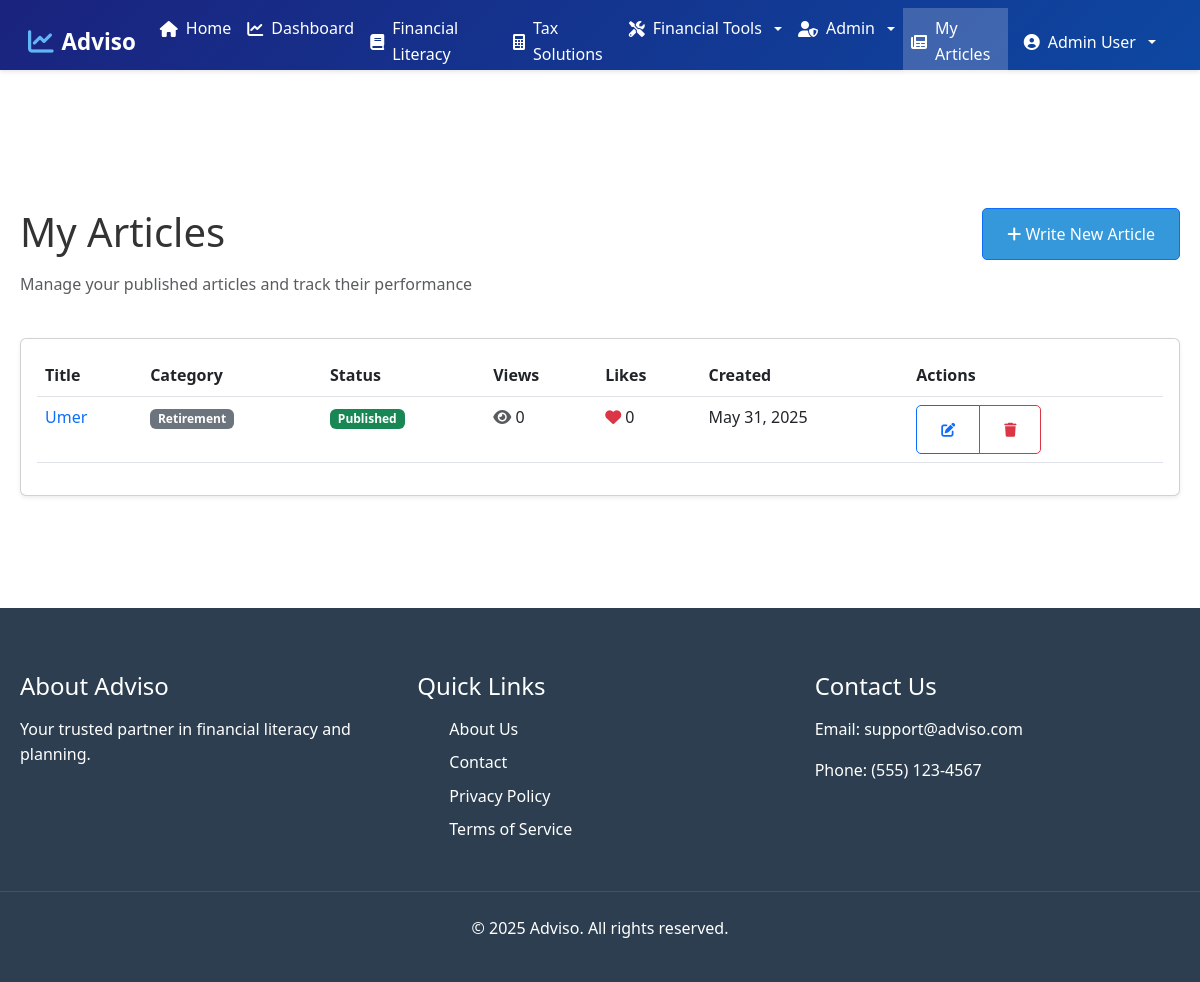
Screenshot of /my-articles.php (signed in) with the database file from the repository.
### tables this page shows
CREATE TABLE `articles` (
  `id` int(11) NOT NULL,
  `title` varchar(255) NOT NULL,
  `slug` varchar(255) NOT NULL,
  `content` text NOT NULL,
  `author_id` int(11) NOT NULL,
  `category_id` int(11) NOT NULL,
  `status` enum('draft','pending','published','rejected','revision_needed') NOT NULL DEFAULT 'draft',
  `moderator_feedback` text DEFAULT NULL,
  `moderated_by` int(11) DEFAULT NULL,
  `moderated_at` timestamp NULL DEFAULT NULL,
  `created_at` timestamp NOT NULL DEFAULT current_timestamp(),
  `updated_at` timestamp NOT NULL DEFAULT current_timestamp() ON UPDATE current_timestamp()
);

CREATE TABLE `categories` (
  `id` int(11) NOT NULL,
  `name` varchar(100) NOT NULL,
  `slug` varchar(100) NOT NULL,
  `description` text DEFAULT NULL,
  `created_at` timestamp NOT NULL DEFAULT current_timestamp(),
  `updated_at` timestamp NOT NULL DEFAULT current_timestamp() ON UPDATE current_timestamp()
);

### my-articles.php (the view, shortened to what this page needs)
<?php
require_once 'includes/config.php';
include 'includes/header.php';
$user_id = $_SESSION['user_id'];
$stmt = $conn->prepare("
    SELECT a.*, c.name as category_name,
           COALESCE((SELECT COUNT(*) FROM article_views WHERE article_id = a.id), 0) as views,
           COALESCE((SELECT COUNT(*) FROM article_likes WHERE article_id = a.id), 0) as likes
    FROM articles a
    LEFT JOIN categories c ON a.category_id = c.id
    WHERE a.author_id = ?
    ORDER BY a.created_at DESC
");
$stmt->bind_param("i", $user_id);
$stmt->execute();
$result = $stmt->get_result();
?>
<div class="container py-5">
    <div class="row mb-4">
        <div class="col-md-8">
            <h1 class="mb-3">My Articles</h1>
            <p class="text-muted">Manage your published articles and track their performance</p>
        </div>
        <div class="col-md-4 text-end">
            <a href="write-article.php" class="btn btn-primary">
                <i class="fas fa-plus"></i> Write New Article
            </a>
        </div>
    </div>
    <div class="row">
        <div class="col-12">
            <div class="card shadow-sm">
                <div class="card-body">
                    <?php if ($result->num_rows > 0): ?>
                        <div class="table-responsive">
                            <table class="table table-hover">
                                <thead>
                                    <tr>
                                        <th>Title</th>
                                        <th>Category</th>
                                        <th>Status</th>
                                        <th>Views</th>
                                        <th>Likes</th>
                                        <th>Created</th>
                                        <th>Actions</th>
                                    </tr>
                                </thead>
                                <tbody>
                                    <?php while ($article = $result->fetch_assoc()): ?>
                                        <tr>
                                            <td>
                                                <a href="article.php?id=<?php echo $article['id']; ?>" class="text-decoration-none">
                                                    <?php echo htmlspecialchars($article['title']); ?>
                                                </a>
                                            </td>
                                            <td>
                                                <span class="badge bg-secondary">
                                                    <?php echo htmlspecialchars($article['category_name']); ?>
                                                </span>
                                            </td>
                                            <td>
                                                <?php if ($article['status'] === 'published'): ?>
                                                    <span class="badge bg-success">Published</span>
                                                <?php elseif ($article['status'] === 'draft'): ?>
                                                    <span class="badge bg-warning">Draft</span>
                                                <?php else: ?>
                                                    <span class="badge bg-info">Under Review</span>
                                                <?php endif; ?>
                                            </td>
                                            <td>
                                                <i class="fas fa-eye text-muted"></i>
                                                <?php echo number_format($article['views']); ?>
                                            </td>
                                            <td>
                                                <i class="fas fa-heart text-danger"></i>
                                                <?php echo number_format($article['likes']); ?>
                                            </td>
                                            <td>
                                                <?php echo date('M d, Y', strtotime($article['created_at'])); ?>
                                            </td>
                                            <td>
                                                <div class="btn-group">
                                                    <a href="edit-article.php?id=<?php echo $article['id']; ?>"
                                                       class="btn btn-sm btn-outline-primary">
                                                        <i class="fas fa-edit"></i>
                                                    </a>
                                                    <button type="button"
                                                            class="btn btn-sm btn-outline-danger"
                                                            data-bs-toggle="modal"
                                                            data-bs-target="#deleteModal<?php echo $article['id']; ?>">
                                                        <i class="fas fa-trash"></i>
                                                    </button>
                                                </div>
                                            </td>
                                        </tr>
                                    <?php endwhile; ?>
                                </tbody>
                            </table>
                        </div>
                    <?php endif; ?>
                </div>
            </div>
        </div>
    </div>
</div>
<?php include 'includes/footer.php'; ?>

### assets/css/style.css (style rules this page uses)
* { margin: 0; padding: 0; box-sizing: border-box; }
body { font-family: 'Segoe UI', Tahoma, Geneva, Verdana, sans-serif; line-height: 1.6; color: #333; padding-top: 90px; min-height: 100vh; }
.container { max-width: 1200px; margin: 0 auto; padding: 30px 20px; }
.btn { display: inline-block; padding: 0.8rem 1.5rem; border-radius: 5px; text-decoration: none; font-weight: 500; transition: all 0.3s ease; }
.btn-primary { background-color: #3498db; color: white; }

### includes/header.php (style rules this page uses)
body { margin-top: 70px; }

### rows the page displays
articles: title "Umer", category.name "Retirement", status "Published", views "0", likes "0", created_at "May 31, 2025"

### other values shown
$_SESSION['name'] "Admin User"
